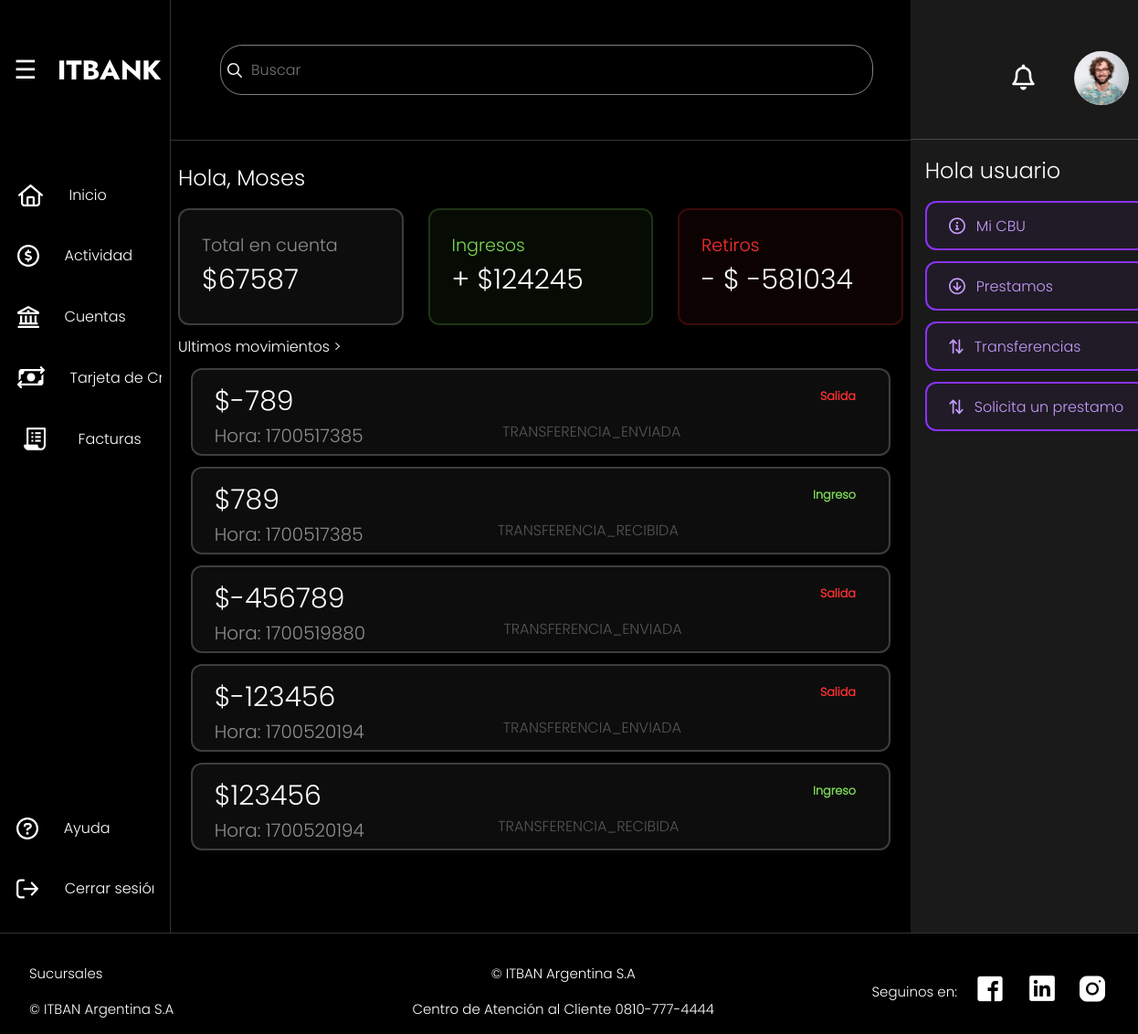
The app's page /home/ (signed in) with its own data.
### transferencias/models.py (models this page shows)
class Cliente(models.Model):
    customer_id = models.AutoField(primary_key=True)
    customer_name = models.TextField()
    customer_surname = models.TextField()  # This field type is a guess.
    customer_dni = models.TextField(db_column='customer_DNI')  # Field name made lowercase.
    dob = models.TextField(blank=True, null=True)
    branch_id = models.IntegerField()
    tipo_cliente_id = models.IntegerField(blank=True, null=True)
    user_id = models.IntegerField()
    class Meta:
        managed = False
        db_table = 'cliente'

class Cuenta(models.Model):
    account_id = models.AutoField(primary_key=True)
    customer_id = models.IntegerField()
    balance = models.IntegerField()
    iban = models.TextField()
    tipo_cuenta_id = models.IntegerField(blank=True, null=True)
    class Meta:
        managed = False
        db_table = 'cuenta'

class Movimientos(models.Model):
    numero_cuenta = models.ForeignKey(Cuenta, models.DO_NOTHING, db_column='numero_cuenta')
    monto = models.IntegerField()
    id_tipo_operacion = models.ForeignKey('TipoMovimientos', models.DO_NOTHING, db_column='id_tipo_operacion')
    hora = models.IntegerField(blank=True, null=True)
    class Meta:
        managed = False
        db_table = 'movimientos'

class TipoMovimientos(models.Model):
    tipo = models.TextField()
    class Meta:
        managed = False
        db_table = 'tipo_movimientos'

### home/views.py (the view)
# urls.py: 2. Add a URL to urlpatterns:  path('', views.home, name='home')
@login_required(login_url='/')
def home(request):
    user = request.user.id
    cliente = Cliente.objects.get(user_id = user)
    try:
        cuenta = Cuenta.objects.filter(customer_id=cliente.customer_id).first()
    except Cuenta.DoesNotExist:
        cuenta = Cuenta.objects.create(customer_id=cliente.customer_id,
                                       balance=random.randrange(-10000000, 10000001),
                                       tipo_cuenta_id=random.randint(1, 5),
                                       iban='IBAN_ALEATORIO')
    cuenta = Cuenta.objects.filter(customer_id = cliente.customer_id).first()
    movimientos = Movimientos.objects.filter(numero_cuenta=cuenta.account_id)
    cantidadIngreso = 0
    cantidadEgreso = 0
    for movimiento in movimientos:
        if movimiento.monto > 0:
            cantidadIngreso += movimiento.monto
        elif movimiento.monto < 0:
            cantidadEgreso += movimiento.monto
    diccionario = {
        'cliente': cliente,
        'cuenta': cuenta,
        'movimientos': movimientos,
        'cantidadEgreso': cantidadEgreso,
        'cantidadIngreso': cantidadIngreso
    }
    return render(request, 'home/home.html', diccionario)

### home/templates/home/home.html (shortened to what this page needs)
{% extends "layout/dashboard.html" %}
{% load static %}
{% block link %}
<link rel="stylesheet" href="{% static 'home/css/home.css' %}">
{% endblock %}
{% block content %}
<div class="div-saludo">
  <h1 class="saludo">Hola,  {{ cliente.customer_name }}</h1>
  <div class="tarjetas-dashboard">
    <span class="tarjetas saldo">
      <h1>Total en cuenta</h1>
      <h2 id="saldo-cuenta-valor">${{ cuenta.balance }}</h2>
    </span>
    <span class="tarjetas ingreso-tarjeta">
      <h1>Ingresos</h1>
      <h2>+ ${{ cantidadIngreso }}</h2>
    </span>
    <span class="tarjetas retiro-tarjeta">
      <h1>Retiros</h1>
      <h2>- $ {{ cantidadEgreso }}</h2>
    </span>
  </div>
</div>
<h1 class="movimientos-titulo">Ultimos movimientos ></h1>
<div class="div-movimientos">
 {% for item in movimientos %}
  <div class="moviminetos-tarjeta">
    <span class="movimiento-texto">
      <h1>${{ item.monto }}</h1>
      <h2>Hora: {{ item.hora }}</h2>
    </span>
    <h2 class="motivoTexto">{{ item.id_tipo_operacion.tipo }}</h2>
    <span class="motivo">
      <h1 class="{% if item.monto > 0 %}ingreso{% else %}retiro{% endif %}">
        {% if item.monto > 0 %}Ingreso{% else %}Salida{% endif %}</h1>
    </span>
  </div>
  {% endfor %}
</div>
{% endblock %}

### home/templates/layout/dashboard.html (shortened to what this page needs)
{% load static %}
<!DOCTYPE html>
<html lang="en">
<head>
    <link rel="stylesheet" href="{% static 'css/layout.css' %}">
    <link rel="stylesheet" href="{% static 'css/globals.css' %}">
    {% block link %}
    {% endblock %}
</head>
<body>
    <div class="gridDashboard">
        <div class="menu">
            <a href="{% url 'home' %}">
                <div class="menuArriba">
                    <button class="menuButton">☰</button>
                    <img class="menuLogo" src={% static 'assets/logo.svg' %} alt="logo" width={20} height={20} />
                </div>
            </a>
            <div class="divBotones">
                <a href="{% url 'home' %}">
                    <button class="botones">
                        <img class="botonImage" src={% static 'assets/home.svg' %} alt="inicio" />
                        <h1 class="botonLetra">Inicio</h1>
                    </button>
                </a>
                <a href="{% url 'actividad' %}">
                    <button class="botones">
                        <img class="botonImage" src={% static 'assets/circle-dollar.svg' %} alt="actividad" />
                        <h1 class="botonLetra">Actividad</h1>
                    </button>
                </a>
                <a href="{% url 'cuentas' %}">
                    <button class="botones">
                        <img class="botonImage" src={% static 'assets/bank.svg' %} alt="cuentas" />
                        <h1 class="botonLetra">Cuentas</h1>
                    </button>
                </a>
                <a href="{% url 'credito' %}">
                    <button class="botones">
                        <img class="botonImage" src={% static 'assets/cambio.svg' %} alt="cambio_divisas" />
                        <h1 class="botonLetra">Tarjeta de Credito</h1>
                    </button>
                </a>
                <a href="{% url 'facturas' %}">
                    <button class="botones">
                        <img class="botonImage" src={% static 'assets/factura.svg' %} alt="facturas" />
                        <h1 class="botonLetra">Facturas</h1>
                    </button>
                </a>
            </div>
            <div class="menuFooter">
                <a href="/ayuda">
                    <button class="botones">
                        <img class="botonImage" src={% static 'assets/ayuda.svg' %} alt="ayuda" />
                        <h1 class="botonLetra">Ayuda</h1>
                    </button>
                </a>
                <a href= {% url 'logout'%}>
                    <button class="botones">
                        <img class="botonImage" src={% static 'assets/cerrar_sesion.svg' %} alt="cerrar_sesion" />
                        <h1 class="botonLetra">Cerrar sesión</h1>
                    </button>
                </a>
            </div>
        </div>
        <div class="general">
            <div class="membrete">
                <div class="buscador">
                    <img src={% static 'assets/search.svg' %} alt="buscador" />
                    <input type="text" placeholder="Buscar" id='buscador' />
                </div>
            </div>
            <div style="grid-row: 2;
            display: flex;
            flex-direction: column;
            padding: 1%;
            padding-bottom: 0;">
                {% block content %}
                {% endblock %}
            </div>
        </div>
        <div class="menuDerecho">
            <span class="user">
                <button>
                    <img src={% static '/assets/notifica.svg' %} alt="notificacion" width={30} height={30} />
                </button>
                <img class="userFoto" src={% static 'assets/Avatar.svg' %} alt="user" id="user" />
            </span>
            <div class="menuDerechoElementos">
                <div id="contenedorBotonesDerecho">
                    <div class="divSaludo">
                        <h1 class="saludo">Hola usuario </h1>
                    </div>
                    <a href="{% url 'cuentas' %}">
                        <button class="derechoBoton botonesAuxIzquierda}">
                            <img class="accionesBotonesImage" src={% static 'assets/CIRCLE-INFO.svg' %} alt="cbu" />
                            <h1 class="accionesBotonesLetra">Mi CBU</h1>
                        </button>
                    </a>
                    <a href="{% url 'prestamos' %}">
                        <button class="derechoBoton botonesAuxIzquierda">
                            <img class="accionesBotonesImage" src={% static 'assets/circle-arrow-down-deposito.svg' %}
                                alt="prestamos" />
                            <h1 class="accionesBotonesLetra">Prestamos</h1>
                        </button>
                    </a>
                    <a href="{% url 'transferencia' %}">
                        <button class="derechoBoton botonesAuxIzquierda">
                            <img class="accionesBotonesImage" src={% static 'assets/transferencias.svg' %}
                                alt="transferencias" />
                            <h1 class="accionesBotonesLetra">Transferencias</h1>
                        </button>
                    </a>
                    <a href="{% url 'forms_prestamos' %}">
                        <button class="derechoBoton botonesAuxIzquierda">
                            <img class="accionesBotonesImage" src={% static 'assets/transferencias.svg' %}
                                alt="transferencias" />
                            <h1 class="accionesBotonesLetra">Solicita un prestamo</h1>
                        </button>
                    </a>
                </div>
            </div>
        </div>
        <footer class="fondoFooter">
            <div class="footerPrimerDiv">
                <a class="footerTexto" href={link1}>Sucursales </a>
                <a class="footerTexto" href={link2}> © ITBAN Argentina S.A</a>
            </div>
            <div class="footerSegundoDiv">
                <a class="footerTexto">© ITBAN Argentina S.A</a>
                <a class="footerTexto">Centro de Atención al Cliente 0810-777-4444</a>
            </div>
            <ComponenteFooter3 logo1='/footer/facebook.png' link1="https://www.facebook.com/" alt1="logo-facebook"
                logo2='/footer/x.png' link2="https://www.twitter.com/" alt2="logo-twitter" logo3='/footer/instagram.png'
                link3="https://www.instagram.com/" alt3="logo-instagram" />
            <div class="footerTercerDiv">
                <div class="footerNegrita">Seguinos en:</div>
                <a class="socialFooter" href="//www.facebook.com/" target="_blank">
                    <img src={%static "assets/facebook.png" %} alt="facebook" />
                </a>
                <a class="socialFooter" href="https://www.linkedin.com/" target="_blank">
                    <img src={%static "assets/x.png" %} alt="linkedin" />
                </a>
                <a class="socialFooter" href=https://www.instagram.com/ target="_blank">
                    <img src={%static "assets/instagram.png" %} alt="logo-instagram" />
                </a>
            </div>
        </footer>
    </div>
</body>
</html>

### static/css/globals.css (style rules this page uses)
body { background-repeat: no-repeat; background-attachment: fixed; background-size: cover; background-image: url("/Background-color-globe.webp"); height: 100%; width: 100%; margin: 0; padding: 0; }
a { text-decoration: none; color: inherit; background-color: transparent; cursor: pointer; outline: none; border: none; padding: 0; margin: 0; font-size: inherit; font-family: inherit; }
footer { grid-row-start: 3; grid-column-start: 1; grid-column-end: 4; border-top: 0.0625rem solid rgba(255, 255, 255, 0.20); margin-top: 0rem; display: grid; grid-template-columns: 33% 33% 34%; align-items: center; }

### home/static/home/css/home.css (style rules this page uses)
.div-saludo { display: flex; flex-direction: column; position: relative; font-weight: bold; }
.saludo { color: #FFF; font-family: Poppins; font-size: 1.5rem; font-style: normal; font-weight: 500; line-height: normal; }
.tarjetas-dashboard { display: flex; align-items: flex-start; gap: 1.6875rem; }
.saldo { color: rgba(142, 142, 142, 1); border-radius: 0.75rem; border: 2px solid rgba(255, 255, 255, 0.20); background: rgba(255, 255, 255, 0.05); }
.tarjetas { height: 6.25rem; display: flex; padding: 0.75rem 1.5rem; flex-direction: column; align-items: flex-start; justify-content: center; gap: 0.0625rem; flex: 1 0 0; border-radius: 0.75rem; border: 2px solid rgba(255, 255, 255, 0.20); background: rgba(255, 255, 255, 0.05); }
.tarjetas h1 { align-self: stretch; margin-top: 0.75rem; margin-bottom: 0; font-family: Poppins; font-size: 1.20rem; font-style: normal; font-weight: 500; line-height: normal; }
.tarjetas h2 { flex: 1 0 0; margin: 0; color: #FFF; font-family: Poppins; font-size: 1.875rem; font-style: normal; font-weight: 500; line-height: normal; }
.ingreso-tarjeta { color: rgba(126, 217, 87, 1); border: 2px solid rgba(126, 217, 87, 0.20); background: rgba(126, 217, 87, 0.05); }
.retiro-tarjeta { color: rgba(255, 49, 49, 1); border-radius: 0.75rem; border: 2px solid rgba(255, 49, 49, 0.20); background: rgba(255, 49, 49, 0.05); }
.movimientos-titulo { width: 11.38rem; color: #FFF; font-family: Poppins; font-size: 1rem; font-style: normal; font-weight: 500; line-height: normal; }
.div-movimientos { display: flex; align-items: center; flex-direction: column; overflow: hidden; overflow-y: auto; }
.moviminetos-tarjeta { display: flex; justify-content: space-between; align-items: flex-start; height: 4.25rem; width: 90%; padding: 0.75rem 1.5rem; align-items: flex-start; gap: 0.0625rem; border-radius: 0.75rem; border: 2px solid rgba(255, 255, 255, 0.20); background: rgba(255, 255, 255, 0.05); margin-bottom: 0.75rem; }
.movimiento-texto h1 { display: flex; flex-direction: column; align-items: flex-start; margin-top: 0; margin-bottom: 0; color: #FFF; font-family: Poppins; font-size: 1.875rem; font-style: normal; font-weight: 500; line-height: normal; }
.movimiento-texto h2 { margin-top: 0; margin-bottom: 0; align-self: stretch; color: #8E8E8E; font-family: Poppins; font-size: 1.25rem; font-style: normal; font-weight: 500; line-height: normal; }
.motivoTexto { display: flex; margin-left: auto; margin-bottom: 0; align-self: flex-end; font-family: Poppins; font-size: 1rem; font-style: normal; font-weight: 500; line-height: normal; border: none; color: #555555; }
.motivo { display: flex; margin-left: auto; align-self: flex-start; gap: 0.75rem; text-align: right; font-family: Poppins; font-size: 0.4rem; font-style: normal; font-weight: 500; line-height: normal; border: none; }
.ingreso { color: #7ED957; }
.retiro { color: #FF3131; }

### records on screen
Cliente: customer_name "Moses"
Cuenta: balance "67587"
Movimientos: monto "-789", hora "1700517385", id_tipo_operacion.tipo "TRANSFERENCIA_ENVIADA", shows "Salida"
Movimientos: monto "789", hora "1700517385", id_tipo_operacion.tipo "TRANSFERENCIA_RECIBIDA", shows "Ingreso"
Movimientos: monto "-456789", hora "1700519880", id_tipo_operacion.tipo "TRANSFERENCIA_ENVIADA", shows "Salida"
Movimientos: monto "-123456", hora "1700520194", id_tipo_operacion.tipo "TRANSFERENCIA_ENVIADA", shows "Salida"
Movimientos: monto "123456", hora "1700520194", id_tipo_operacion.tipo "TRANSFERENCIA_RECIBIDA", shows "Ingreso"

### other values on screen
{{ cantidadIngreso }} "124245"
{{ cantidadEgreso }} "-581034"
